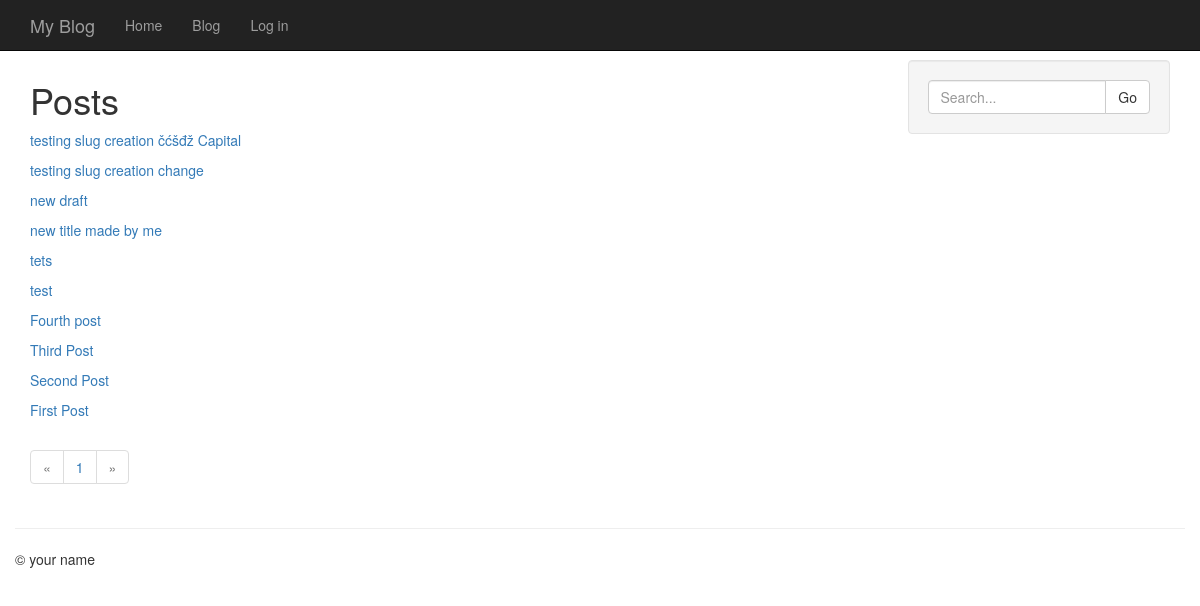
/posts/, run on the app's committed database.
### models.py (models this page shows, shortened)
class Post(db.Model):
	STATUS_PUBLIC = 0
	STATUS_DRAFT = 1
	STATUS_DELETED = 2
	id = db.Column(db.Integer, primary_key=True)
	title = db.Column(db.String(100))
	slug = db.Column(db.String(100), unique=True)
	body = db.Column(db.Text)
	status = db.Column(db.SmallInteger, default=STATUS_PUBLIC)
	created_timestamp = db.Column(db.DateTime, default=datetime.datetime.now)
	modified_timestamp = db.Column(
		db.DateTime,
		default=datetime.datetime.now,
		onupdate=datetime.datetime.now)
	author_id = db.Column("author_id", db.Integer, db.ForeignKey("user.id"))
	author_name = author_id.name
	tags = db.relationship('Tag', secondary=post_tags,
		backref=db.backref('posts', lazy='dynamic'))

### posts/blueprint.py (the view)
@posts.route('/')
def index():
    posts = Post.query.order_by(Post.created_timestamp.desc())
    return post_list('posts/index.html', posts)

### app.py (called while the page is built)
@app.before_request
def _before_request():
    g.user = current_user

### helpers.py (called while the page is built)
def object_list(template_name, query, paginate_by=20, **context):
    page = request.args.get('page')
    if page and page.isdigit():
        page = int(page)
    else:
        page = 1
    object_list = query.paginate(page, paginate_by)
    return render_template(template_name, object_list=object_list, **context)

### posts/blueprint.py (called while the page is built)
def post_list(template, query, **context):
    query = filter_status_by_user(query)
    valid_statuses = (Post.STATUS_PUBLIC, Post.STATUS_DRAFT)
    query = query.filter(Post.status.in_(valid_statuses))
    if request.args.get('q'):
        search = request.args['q']
        query = query.filter(
            (Post.body.contains(search)) |
            (Post.title.contains(search)))
    return object_list(template, query, **context)

def filter_status_by_user(query):
    if not g.user.is_authenticated:
        return query.filter(Post.status == Post.STATUS_PUBLIC)
    else:
        query = query.filter(
            (Post.status == Post.STATUS_PUBLIC) |
            ((Post.author == g.user) & (Post.status != Post.STATUS_DELETED)))
    return query

### posts/templates/posts/index.html (shortened to what this page needs)
{% extends "posts/base_posts.html" %}
{% block content_title %}Posts{% endblock %}

### posts/templates/inc/list.html
{% for post in object_list.items %}
    <p><a href="{{ url_for('posts.detail', slug=post.slug) }}">{{ post.title }}</a></p>
{% endfor %}

### templates/base.html (style rules this page uses)
body { padding-top: 60px; }

### data on the page
Post: title "testing slug creation čćšđž Capital"
Post: title "testing slug creation change"
Post: title "new draft"
Post: title "new title made by me"
Post: title "tets"
Post: title "test"
Post: title "Fourth post"
Post: title "Third Post"
Post: title "Second Post"
Post: title "First Post"

### other printed values
{{ page }} "1"
